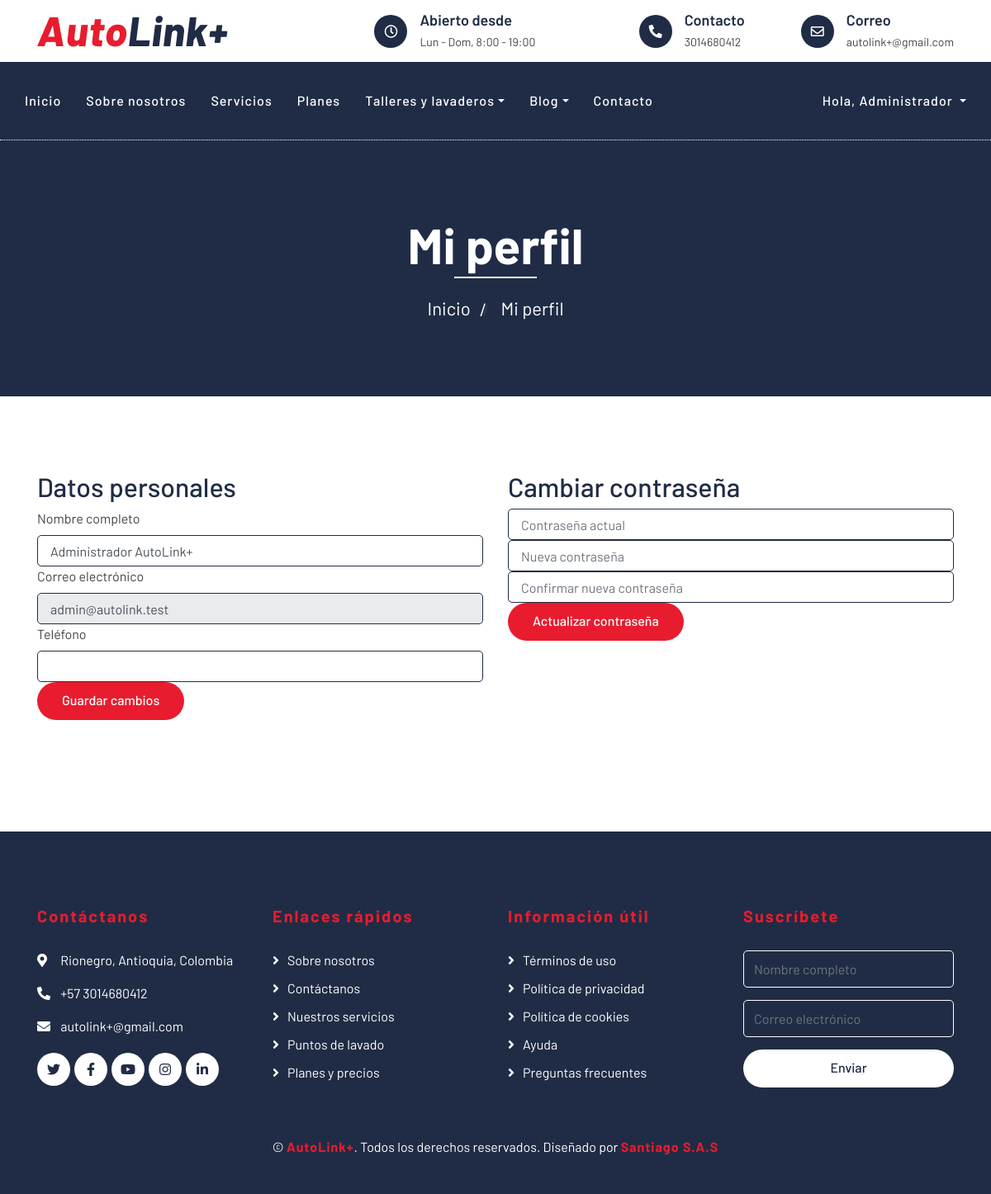
Screenshot of /perfil.php (signed in) with the database file from the repository.
### tables this page shows
CREATE TABLE IF NOT EXISTS usuarios (
    id_usuario      INT AUTO_INCREMENT PRIMARY KEY,
    nombre          VARCHAR(100) NOT NULL,
    correo          VARCHAR(150) NOT NULL UNIQUE,
    telefono        VARCHAR(20)  NULL,
    password_hash   VARCHAR(255) NOT NULL,
    rol             ENUM('cliente', 'admin') NOT NULL DEFAULT 'cliente',
    creado_en       DATETIME DEFAULT CURRENT_TIMESTAMP,
    actualizado_en  DATETIME DEFAULT CURRENT_TIMESTAMP ON UPDATE CURRENT_TIMESTAMP
);

### includes/auth.php (called while the page is built, shortened)
<?php
require_once __DIR__ . '/../config/db.php';
function current_user(): ?array
{
    static $user = null;
    static $loaded = false;
    if (!$loaded) {
        $stmt = db()->prepare('SELECT id_usuario, nombre, correo, telefono, rol FROM usuarios WHERE id_usuario = ?');
        $stmt->execute([$_SESSION['user_id']]);
        $user = $stmt->fetch() ?: null;
        $loaded = true;
    }
    return $user;
}
function is_logged_in(): bool
{
    return current_user() !== null;
}
function require_login(): void
{
    if (!is_logged_in()) {
        $redirect = urlencode($_SERVER['REQUEST_URI'] ?? 'panel.php');
        header('Location: login.php?redirect=' . $redirect);
        exit;
    }
}

### config/db.php (called while the page is built, shortened)
<?php
function db(): PDO
{
    static $pdo = null;
    if ($pdo === null) {
        $dsn = 'mysql:host=' . DB_HOST . ';dbname=' . DB_NAME . ';charset=' . DB_CHARSET;
        $pdo = new PDO($dsn, DB_USER, DB_PASS, [
            PDO::ATTR_ERRMODE => PDO::ERRMODE_EXCEPTION,
            PDO::ATTR_DEFAULT_FETCH_MODE => PDO::FETCH_ASSOC,
            PDO::ATTR_EMULATE_PREPARES => false,
        ]);
    }
    return $pdo;
}

### perfil.php (the view, shortened to what this page needs)
<?php
require_once __DIR__ . '/includes/auth.php';
require_login();
$usuario = current_user();
$active_page = 'perfil';
include __DIR__ . '/includes/header.php';
?>
        <div class="page-header">
            <div class="container">
                <div class="row">
                    <div class="col-12">
                        <h2>Mi perfil</h2>
                    </div>
                    <div class="col-12">
                        <a href="index.php">Inicio</a>
                        <span> / </span>
                        <a href="perfil.php">Mi perfil</a>
                    </div>
                </div>
            </div>
        </div>
        <div class="contact">
            <div class="container">
                <div class="row">
                    <div class="col-md-6">
                        <div class="contact-form">
                            <h2>Datos personales</h2>
                            <form method="post">
                                <div class="control-group">
                                    <label>Nombre completo</label>
                                    <input type="text" name="nombre" class="form-control" value="<?= htmlspecialchars($usuario['nombre']) ?>" required>
                                </div>
                                <div class="control-group">
                                    <label>Correo electrónico</label>
                                    <input type="email" class="form-control" value="<?= htmlspecialchars($usuario['correo']) ?>" disabled>
                                </div>
                                <div class="control-group">
                                    <label>Teléfono</label>
                                    <input type="tel" name="telefono" class="form-control" value="<?= htmlspecialchars($usuario['telefono'] ?? '') ?>">
                                </div>
                                <button class="btn btn-custom" type="submit">Guardar cambios</button>
                            </form>
                        </div>
                    </div>
                    <div class="col-md-6">
                        <div class="contact-form">
                            <h2>Cambiar contraseña</h2>
                            <form method="post">
                                <div class="control-group">
                                    <input type="password" name="password_actual" class="form-control" placeholder="Contraseña actual" required>
                                </div>
                                <div class="control-group">
                                    <input type="password" name="password_nueva" class="form-control" placeholder="Nueva contraseña" required minlength="8">
                                </div>
                                <div class="control-group">
                                    <input type="password" name="password_confirmar" class="form-control" placeholder="Confirmar nueva contraseña" required minlength="8">
                                </div>
                                <button class="btn btn-custom" type="submit">Actualizar contraseña</button>
                            </form>
                        </div>
                    </div>
                </div>
            </div>
        </div>
<?php include __DIR__ . '/includes/footer.php'; ?>

### includes/header.php (shortened to what this page needs)
<?php
require_once __DIR__ . '/auth.php';
function nav_active(string $page, string $active): string
{
    return $page === $active ? ' active' : '';
}
$usuario_actual = current_user();
?>
<!DOCTYPE html>
<html lang="es">
    <head>
        <link href="https://stackpath.bootstrapcdn.com/bootstrap/4.4.1/css/bootstrap.min.css" rel="stylesheet">
        <link href="https://cdnjs.cloudflare.com/ajax/libs/font-awesome/5.10.0/css/all.min.css" rel="stylesheet">
        <link href="lib/flaticon/font/flaticon.css" rel="stylesheet">
        <link href="lib/animate/animate.min.css" rel="stylesheet">
        <link href="lib/owlcarousel/assets/owl.carousel.min.css" rel="stylesheet">
        <link href="css/style.css" rel="stylesheet">
    </head>
    <body>
        <div class="top-bar">
            <div class="container">
                <div class="row align-items-center">
                    <div class="col-lg-4 col-md-12">
                        <div class="logo">
                            <a href="index.php">
                                <h1>Auto<span>Link+</span></h1>
                            </a>
                        </div>
                    </div>
                    <div class="col-lg-8 col-md-7 d-none d-lg-block">
                        <div class="row">
                            <div class="col-4">
                                <div class="top-bar-item">
                                    <div class="top-bar-icon">
                                        <i class="far fa-clock"></i>
                                    </div>
                                    <div class="top-bar-text">
                                        <h3>Abierto desde</h3>
                                        <p>Lun - Dom, 8:00 - 19:00</p>
                                    </div>
                                </div>
                            </div>
                            <div class="col-4">
                                <div class="top-bar-item">
                                    <div class="top-bar-icon">
                                        <i class="fa fa-phone-alt"></i>
                                    </div>
                                    <div class="top-bar-text">
                                        <h3>Contacto</h3>
                                        <p>3014680412</p>
                                    </div>
                                </div>
                            </div>
                            <div class="col-4">
                                <div class="top-bar-item">
                                    <div class="top-bar-icon">
                                        <i class="far fa-envelope"></i>
                                    </div>
                                    <div class="top-bar-text">
                                        <h3>Correo</h3>
                                        <p>autolink+@gmail.com</p>
                                    </div>
                                </div>
                            </div>
                        </div>
                    </div>
                </div>
            </div>
        </div>
        <div class="nav-bar">
            <div class="container">
                <nav class="navbar navbar-expand-xl bg-dark navbar-dark">
                    <div class="collapse navbar-collapse justify-content-between" id="navbarCollapse">
                        <div class="navbar-nav mr-auto">
                            <a href="index.php" class="nav-item nav-link<?= nav_active('inicio', $active_page) ?>">Inicio</a>
                            <a href="about.php" class="nav-item nav-link<?= nav_active('about', $active_page) ?>">Sobre nosotros</a>
                            <a href="service.php" class="nav-item nav-link<?= nav_active('service', $active_page) ?>">Servicios</a>
                            <a href="price.php" class="nav-item nav-link<?= nav_active('price', $active_page) ?>">Planes</a>
                            <div class="nav-item dropdown">
                                <a href="#" class="nav-link dropdown-toggle<?= nav_active('talleres', $active_page) . nav_active('lavaderos', $active_page) ?>" data-toggle="dropdown">Talleres y lavaderos</a>
                            </div>
                            <div class="nav-item dropdown">
                                <a href="#" class="nav-link dropdown-toggle<?= nav_active('blog', $active_page) . nav_active('single', $active_page) ?>" data-toggle="dropdown">Blog</a>
                            </div>
                            <a href="contact.php" class="nav-item nav-link<?= nav_active('contact', $active_page) ?>">Contacto</a>
                        </div>
                        <div class="ml-auto d-flex align-items-center flex-wrap navbar-auth">
                            <?php if ($usuario_actual): ?>
                                <div class="nav-item dropdown">
                                    <a href="#" class="nav-link dropdown-toggle" data-toggle="dropdown">
                                        Hola, <?= htmlspecialchars(explode(' ', $usuario_actual['nombre'])[0]) ?>
                                    </a>
                                </div>
                            <?php else: ?>
                                <a href="login.php" class="nav-item nav-link<?= nav_active('login', $active_page) ?>">Iniciar sesión</a>
                                <a class="btn btn-custom" href="registro.php">Registrarse</a>
                            <?php endif; ?>
                        </div>
                    </div>
                </nav>
            </div>
        </div>

### css/style.css (style rules this page uses)
body { color: #444444; font-weight: 400; background: #ffffff; font-family: 'Barlow', sans-serif; }
h1, h2, h3, h4, h5, h6 { color: #202C45; }
a { color: #202C45; transition: .3s; }
.btn.btn-custom { padding: 10px 30px 12px 30px; text-align: center; font-size: 16px; font-weight: 500; color: #ffffff; background: #E81C2E; border: none; border-radius: 60px; box-shadow: inset 0 0 0 0 #202C45; transition: ease-out 0.5s; -webkit-transition: ease-out 0.5s; -moz-transition: ease-out 0.5s; }
.top-bar { position: relative; height: 75px; display: flex; align-items: center; background: #ffffff; }
.top-bar .logo { text-align: left; overflow: hidden; }
.top-bar .logo h1 { margin: -4px 0 0 0; color: #E81C2E; font-size: 50px; line-height: 50px; font-weight: 800; letter-spacing: 1px; font-style: italic; }
.top-bar .logo h1 span { color: #202C45; }
.top-bar .top-bar-item { display: flex; align-items: center; justify-content: flex-end; }
.top-bar .top-bar-icon { width: 40px; height: 40px; display: flex; align-items: center; justify-content: center; background: #202C45; border-radius: 40px; }
.top-bar .top-bar-icon i { margin: 0; color: #ffffff; font-size: 16px; }
.top-bar .top-bar-text { padding-left: 15px; }
.top-bar .top-bar-text h3 { margin: 0 0 5px 0; font-size: 18px; font-weight: 600; }
.top-bar .top-bar-text p { margin: 0; font-size: 14px; font-weight: 400; }
.nav-bar { position: relative; background: #202C45; }
@media (min-width: 1200px) { .nav-bar .container { max-width: 1300px; } }
.nav-bar .navbar { padding: 20px 0; background: #202C45 !important; transition: .3s; }
.navbar-dark .navbar-nav .nav-link, .navbar-dark .navbar-nav .nav-link:focus, .navbar-dark .navbar-nav .nav-link:hover, .navbar-dark .navbar-nav .nav-link.active { color: #ffffff; padding: 15px; font-weight: 500; letter-spacing: 1px; }
.navbar-auth { gap: 15px; }
.navbar-auth .nav-link, .navbar-auth .nav-link:focus { color: #ffffff; padding: 15px; font-weight: 500; letter-spacing: 1px; }
.page-header { position: relative; margin-bottom: 45px; padding: 90px 0; text-align: center; background: #202C45; border-top: 1px dotted #ffffff; }
.page-header h2 { position: relative; color: #ffffff; font-size: 60px; font-weight: 700; margin-bottom: 20px; padding-bottom: 5px; }
.page-header h2::after { position: absolute; content: ""; width: 100px; height: 2px; left: calc(50% - 50px); bottom: 0; background: #ffffff; }
.page-header a { position: relative; padding: 0 12px; font-size: 22px; color: #ffffff; }
.page-header a::after { position: absolute; content: "/"; width: 8px; height: 8px; top: -2px; right: -7px; text-align: center; color: #ffffff; }
.page-header a:last-child::after { display: none; }
.contact { position: relative; width: 100%; padding: 45px 0; }
.contact .contact-form { position: relative; width: 100%; margin-bottom: 45px; }
.contact .contact-form input { padding: 15px; border-radius: 5px; border: 1px solid #202C45; }

### rows the page displays
usuarios: nombre "Administrador", nombre "Administrador AutoLink+", correo "admin@autolink.test"
